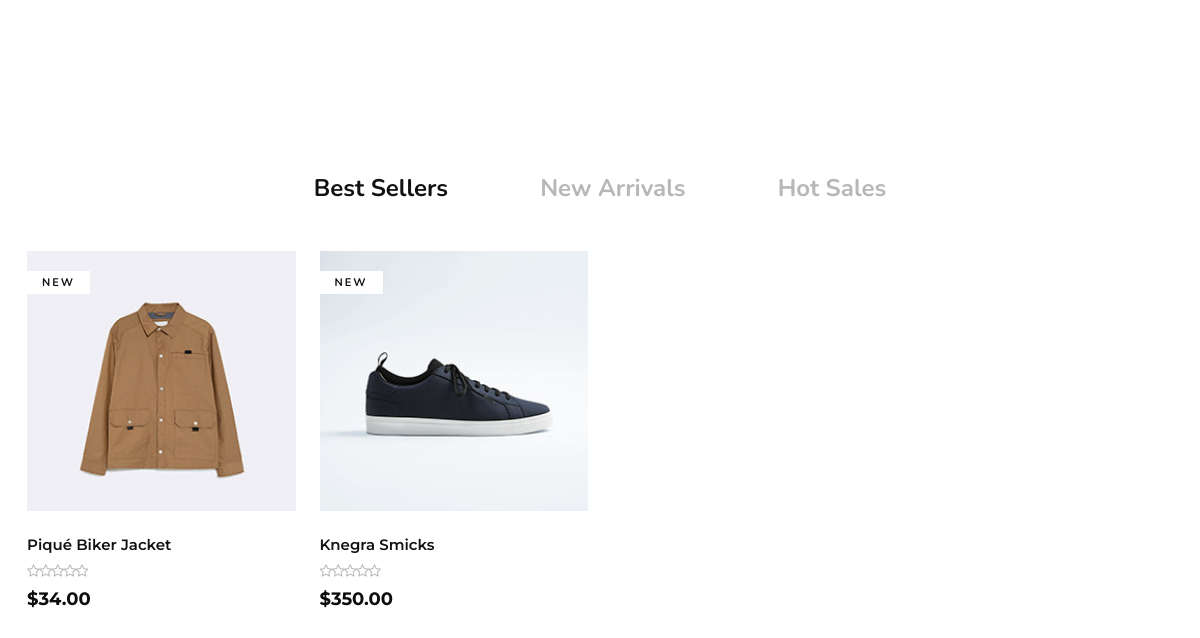
/ (lower part), run on an earlier commit of the app's database.
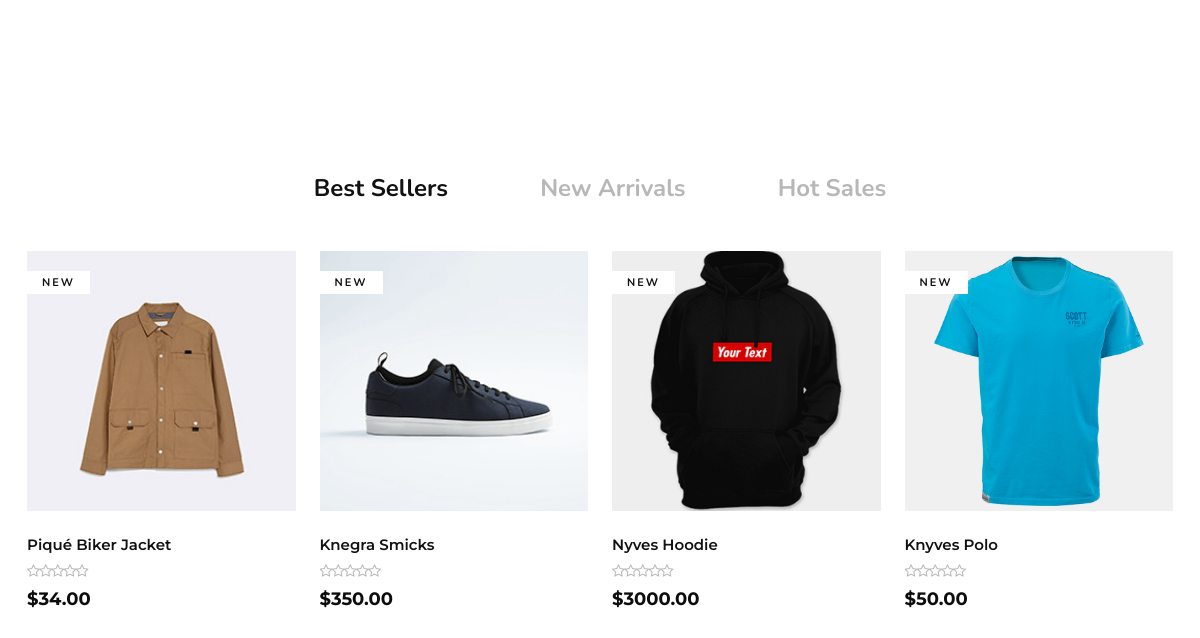
And on a later commit of the database.
### products/models.py (models this page shows, shortened)
class Product(models.Model):
    name = models.CharField(max_length=255)
    description = models.TextField()
    price = models.DecimalField(max_digits=10, decimal_places=2)
    category = models.ForeignKey(
        Category, on_delete=models.CASCADE, related_name='products'
    )
    stock = models.PositiveIntegerField()
    sku = models.CharField(max_length=100, unique=True)
    brand = models.CharField(max_length=255, blank=True)
    tags = models.CharField(max_length=255, blank=True)
    weight = models.DecimalField(max_digits=5, decimal_places=2, blank=True, null=True)
    dimensions = models.CharField(max_length=255, blank=True)
    size = MultiSelectField(choices=SIZE_CHOICES, blank=True)
    color = MultiSelectField(choices=COLOR_CHOICES, blank=True)
    material = models.CharField(max_length=255, blank=True)
    gender = MultiSelectField(choices=GENDER_CHOICES, blank=True)
    promo_badge = models.BooleanField(default=False)
    promo_badge_text = models.CharField(max_length=50, blank=True)
    created_at = models.DateTimeField(auto_now_add=True)
    updated_at = models.DateTimeField(auto_now=True)
    product_picture = models.ImageField(upload_to='product/%Y/%m%d')
    slug = models.SlugField(max_length=255, unique=True, blank=True)

### products/views.py (the view)
# urls.py: path('', views.index, name='index'),
def index(request):
    categories = Category.objects.all()
    products = Product.objects.all()
    context = {
        'categories': categories,
        'products': products
    }
    return render(request, 'products/index.html', context)

### products/context_processors.py (called while the page is built, shortened)
def cart_details(request):
    cart = request.session.get('cart', {})
    cart_items = []
    total_price = 0
    cart_count = 0
    context = {
        'cart_items': cart_items,
        'total_price': f"{total_price:.2f}",
        'cart_count': cart_count
    }
    return context  # Return context for templates

### products/templatetags/nav_active.py (called while the page is built)
@register.simple_tag
def active(request, pattern):
    import re
    if re.search(pattern, request.path):
        return 'active'
    return ''

### templates/products/index.html (shortened to what this page needs)
{% extends 'base.html' %}
{% load static %}
{% block content %}
<section class="banner spad">
</section>
<section class="product spad mt-5 p-2">
    <div class="container mt-3">
        <div class="row">
            <div class="col-lg-12">
                <ul class="filter__controls">
                    <li class="active" data-filter="*">Best Sellers</li>
                    <li data-filter=".new-arrivals">New Arrivals</li>
                    <li data-filter=".hot-sales">Hot Sales</li>
                </ul>
            </div>
        </div>
        <div class="row product__filter">
            {% for product in products %}
            <div class="col-lg-3 col-md-6 col-sm-6 col-md-6 col-sm-6 mix new-arrivals">
                <div class="product__item" data-url="{% url 'product_detail' product.slug %}">
                    <div class="product__item__pic set-bg" data-setbg="{{ product.product_picture.url }}">
                        <span class="label">New</span>
                    </div>
                    <div class="product__item__text">
                        <h6>{{ product.name }}</h6>
                        <div class="rating">
                            <i class="fa fa-star-o"></i>
                            <i class="fa fa-star-o"></i>
                            <i class="fa fa-star-o"></i>
                            <i class="fa fa-star-o"></i>
                            <i class="fa fa-star-o"></i>
                        </div>
                        <h5>${{ product.price }}</h5>
                    </div>
                </div>
            </div>
            {% endfor %}
        </div>
    </div>
</section>
{% endblock %}

### templates/base.html (shortened to what this page needs)
{% load static %}
<!DOCTYPE html>
<html lang="en">
<head>
    <link rel="stylesheet" href="{% static 'css/bootstrap.min.css' %}">
    <link rel="stylesheet" href="{% static 'css/elegant-icons.css' %}">
    <link rel="stylesheet" href="{% static 'css/animate.min.css' %}">
    <link rel="stylesheet" href="{% static 'css/font-awesome.min.css' %}">
    <link rel="stylesheet" href="{% static 'css/nice-select.css' %}">
    <link rel="stylesheet" href="{% static 'css/style.css' %}">
    <link rel="stylesheet" href="{% static 'css/styles.css' %}">
    <link rel="stylesheet" href="https://cdnjs.cloudflare.com/ajax/libs/magnific-popup.js/1.1.0/magnific-popup.min.css">
</head>
<body>
    {% block content %}
    {% endblock %}
</body>
</html>

### templates/header.html (shortened to what this page needs)
{% load static %}
{% load nav_active %}

### templates/products/sub_cart.html (shortened to what this page needs)
{% load static %}

### static/css/style.css (style rules this page uses)
html, body { height: 100%; font-family: "Nunito Sans", sans-serif; -webkit-font-smoothing: antialiased; }
h1, h2, h3, h4, h5, h6 { margin: 0; color: #111111; font-weight: 400; font-family: "Nunito Sans", sans-serif; }
h5 { font-size: 18px; }
h6 { font-size: 16px; }
ul, ol { padding: 0; margin: 0; }
.set-bg { background-repeat: no-repeat; background-size: cover; background-position: top center; }
.spad { padding-top: 50px; padding-bottom: 100px; }
.product { padding-top: 0; padding-bottom: 60px; }
.filter__controls { text-align: center; margin-bottom: 45px; }
.filter__controls li { color: #b7b7b7; font-size: 24px; font-weight: 700; list-style: none; display: inline-block; margin-right: 88px; cursor: pointer; }
.filter__controls li:last-child { margin-right: 0; }
.filter__controls li.active { color: #111111; }
.product__item { overflow: hidden; margin-bottom: 40px; cursor: pointer; }
.product__item__pic { height: 260px; position: relative; background-position: center center; }
.product__item__pic .label { color: #111111; font-size: 11px; font-weight: 700; letter-spacing: 2px; text-transform: uppercase; display: inline-block; padding: 4px 15px 2px; background: #ffffff; position: absolute; left: 0; top: 20px; }
.product__item__text { padding-top: 25px; position: relative; }
.product__item__text h6 { color: #111111; font-size: 15px; font-weight: 600; margin-bottom: 5px; -webkit-transition: all, 0.3s; -o-transition: all, 0.3s; transition: all, 0.3s; }
.product__item__text .rating { margin-bottom: 6px; }
.product__item__text .rating i { font-size: 14px; color: #b7b7b7; margin-right: -5px; }
.product__item__text h5 { color: #0d0d0d; font-weight: 700; }
@media only screen and (min-width: 1200px) { .container { max-width: 1170px; } }

### static/css/styles.css (style rules this page uses)
body { font-family: "Nunito", sans-serif; overflow-x: hidden; transition: margin-right .5s; background-color: var(--body-bg); color: var(--body-color); padding-top: 137px; }
:root { --white: var(--bs-white, var(--white, #fff)); --gray-100: var(--bs-gray-100, #f8f9fa); --gray-300: var(--bs-gray-300, #dee2e6); --gray-700: var(--bs-gray-700, #848e97); --gray: var(--bs-gray-600, #868e96); --darkgray: var(--bs-gray-800, #495057); --black: var(--bs-black, var(--black, #000)); --primary: var(--bs-primary, var(--primary, #0d6efd)); --success: var(--bs-success, var(--success, #20c997)); --danger: var(--bs-danger, var(--danger, #ff0051)); --warning: var(--bs-warning, var(--warning, #f7e296)); --body-color: var(--bs-body-color, #212529); --body-bg: var(--bs-body-bg, #fff); --secondary-color: var(--bs-secondary-color, var(--gray-700)); --secondary-bg: var(--bs-secondary-bg, var(--gray-300)); --tertiary-color: var(--bs-tertiary-color, var(--darkgray)); --tertiary-bg: var(--bs-tertiary-bg, var(--gray-100)); --border-radius: .3rem; --gutter-sm: .5em; --gutter-md: 1em; --gutter-lg: 2em; --gutter: var(--gutter-md); --input-bg: var(--body-bg); --input-padding: .5rem; --input-padding-sm: .5rem; --btn-padding: .5rem 1.5rem; --btn-border-radius: var(--border-radius); --message-bg: var(--tertiary-bg); --list-bg: var(--tertiary-bg); --dropdown-bg: var(--bs-body-bg, var(--white)); }
h1, h2, h3, h4, h5, h6 { font-family: "Montserrat", sans-serif; }

What changed in the data, as far as the page shows it:
added Product: shows a picture, name "Nyves Hoodie", price "3000.00"
added Product: shows a picture, name "Knyves Polo", price "50.00"
